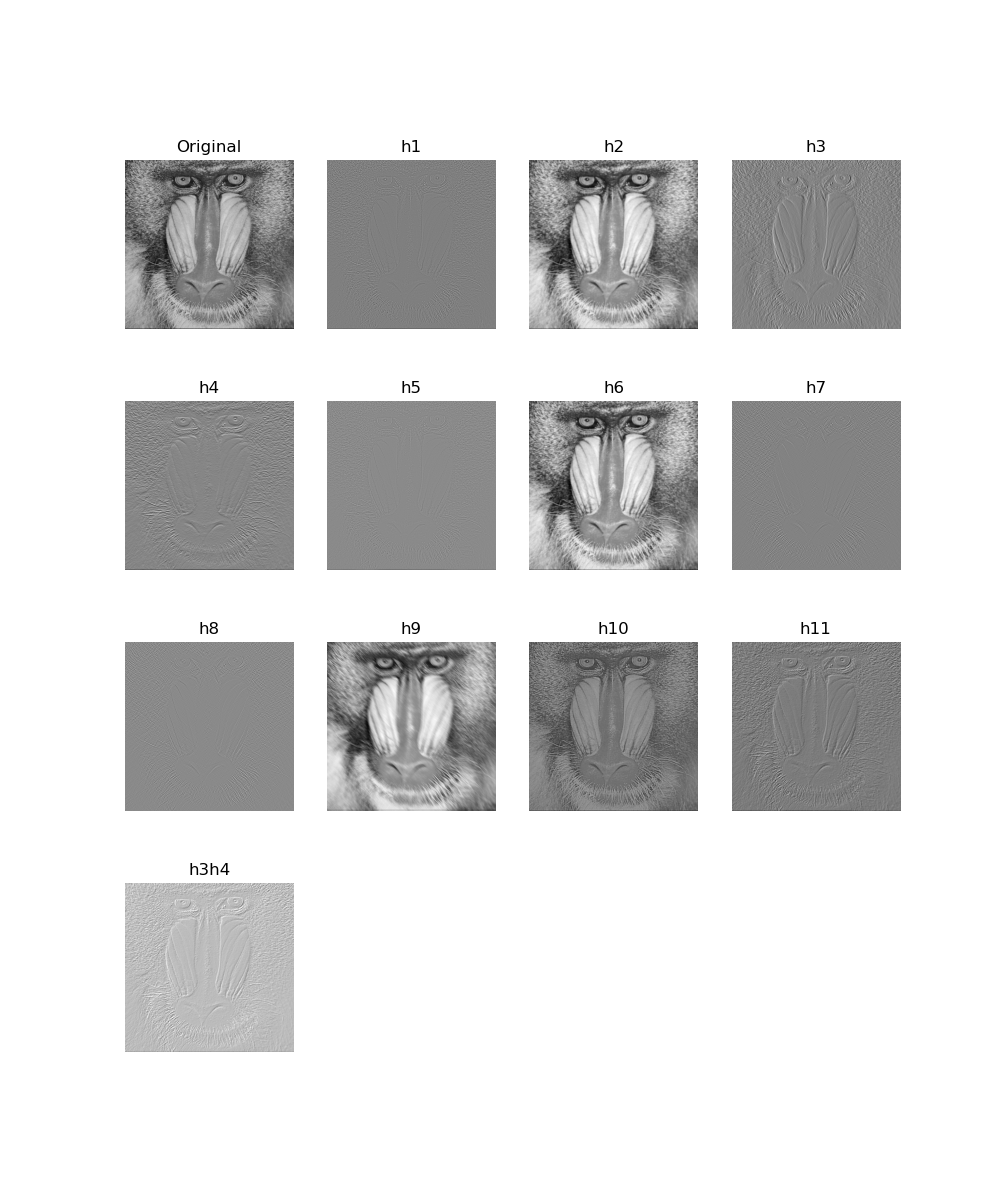

Here is the Python script that generated this plot:
'''
Universidade Estadual de Campinas
Instituto de Computação

MO443 - Introdução ao Processamento Digital de Imagem - 1S2023
Professor Hélio Pedrini

Trabalho 01


Aluno:
Maurício Pereira Lopes
RA: 225242
'''

# ------------------------------------------
# Carregamento de bibliotecas
import imageio as iio
import matplotlib.pyplot as plt
import numpy as np
import random
# ------------------------------------------


# ------------------------------------------
# Questão 1.8 - Filtragem de Imagens
# ------------------------------------------

# ler uma imagem
im = iio.imread('https://www.ic.unicamp.br/~helio/imagens_png/baboon.png')


# definir os filtros
h1 = np.array([[0, 0, -1, 0, 0],
              [0, -1, -2, -1, 0],
              [-1, -2, 16, -2, -1],
              [0, -1, -2, -1, 0],
              [0, 0, -1, 0, 0]])

h2 = (1 / 256) * np.array([[1, 4, 6, 4, 1],
                         [4, 16, 24, 16, 4],
                         [6, 24, 36, 24, 6],
                         [4, 16, 24, 16, 4],
                         [1, 4, 6, 4, 1]])

h3 = np.array([[-1, 0, 1],
              [-2, 0, 2],
              [-1, 0, 1]])

h4 = np.array([[-1, -2, -1],
              [0, 0, 0],
              [1, 2, 1]])

h5 = np.array([[-1, -1, -1],
              [-1, 8, -1],
              [-1, -1, -1]])

h6 = (1 / 9) * np.array([[1, 1, 1],
                         [1, 1, 1],
                         [1, 1, 1]])

h7 = np.array([[-1, -1, 2],
              [-1, 2, -1],
              [2, -1, -1]])

h8 = np.array([[2, -1, -1],
              [-1, 2, -1],
              [-1, -1, 2]])

h9 = (1 / 9) * np.array([[1, 0, 0, 0, 0, 0, 0, 0, 0],
                        [0, 1, 0, 0, 0, 0, 0, 0, 0],
                        [0, 0, 1, 0, 0, 0, 0, 0, 0],
                        [0, 0, 0, 1, 0, 0, 0, 0, 0],
                        [0, 0, 0, 0, 1, 0, 0, 0, 0],
                        [0, 0, 0, 0, 0, 1, 0, 0, 0],
                        [0, 0, 0, 0, 0, 0, 1, 0, 0],
                        [0, 0, 0, 0, 0, 0, 0, 1, 0],
                        [0, 0, 0, 0, 0, 0, 0, 0, 1]])

h10 = (1 / 8) * np.array([[-1, -1, -1, -1, -1],
                         [-1, 2, 2, 2, -1],
                         [-1, 2, 8, 2, -1],
                         [-1, 2, 2, 2, -1],
                         [-1, -1, -1, -1, -1]])

h11 = np.array([[-1, -1, 0],
               [-1, 0, 1],
               [0, 1, 1]])


# definir uma função que recebe a imagem 512 por 512, e o filtro a ser aplicado
def filtrar(img, filtro):
    pad_size = int(filtro.shape[0] / 2)
    img_pad = np.pad(img, pad_size, mode = "reflect")
    new_img = np.ones((512, 512))
    
    for i in range(512):
        for j in range(512):
            new_img[i, j] = np.sum(img_pad[i:filtro.shape[0]+i, j:filtro.shape[1]+j] * filtro)
            
    new_img = ((new_img - new_img.min()) * 255) / (new_img.max() - new_img.min())
    

    
    return new_img


# aplicar os filtros solicitados e salvar as imagens em uma lista
im_filtradas = [im]
filtros = [h1, h2, h3, h4, h5, h6, h7, h8, h9, h10, h11]
for i in filtros:
    im_filtradas.append((filtrar(im, i)).astype(np.uint8))

# aplicar os filtros h3 e h4 combinados
img_filtrada_h3 = filtrar(im, h3)
img_filtrada_h4 = filtrar(im, h4)
img_comb = np.sqrt((img_filtrada_h3) ** 2 + (img_filtrada_h4) ** 2).astype(int)
im_filtradas.append(img_comb)


# plotar e salvar arquivo com as imagens filtradas
labels = ["Original", "h1", "h2", "h3", "h4", "h5", "h6", "h7", "h8", "h9", "h10", "h11", "h3h4"]
labels_idx = 0
fig, axs = plt.subplots(4, 4, figsize=(10, 12))
for i in range(4):
    for j in range(4):
    	if labels_idx < 13:
        	axs[i, j].imshow(im_filtradas[labels_idx], cmap='gray', vmin=0, vmax=255)
        	axs[i, j].set_title(label = (str(labels[labels_idx])))
        	axs[i, j].axis("off")
        	labels_idx = labels_idx + 1
fig.delaxes(axs[3,1])
fig.delaxes(axs[3,2])
fig.delaxes(axs[3,3])
plt.savefig("trabalho01-questao1.8.png")
plt.show()







